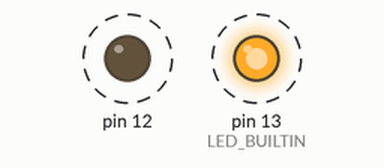
Simulated run of this sketch. Board: Arduino Uno, built with avr-gcc and run on an emulated ATmega328P. Shown: output pins drawn as LEDs (lit = HIGH). Dashed ring = blinking.

Above: at 0.5 s.
Timing chart, 0 to 4.6 s (numbered marks = the images above):
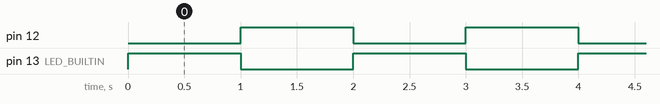

The sketch:

blink.ino
```cpp
// the setup function runs once when you press reset or power the board
void setup() {
  // initialize digital pin LED_BUILTIN as an output.
  pinMode(LED_BUILTIN, OUTPUT);
  pinMode(12, OUTPUT);
}

// the loop function runs over and over again forever
void loop() {
  digitalWrite(LED_BUILTIN, HIGH);  // turn the LED on (HIGH is the voltage level)
  digitalWrite(12, LOW);
  delay(1000);                      // wait for a second
  digitalWrite(LED_BUILTIN, LOW);   // turn the LED off by making the voltage LOW
  digitalWrite(12, HIGH);
  delay(1000);                      // wait for a second
}
```

Measured:
- by itself, pin 12, pin 13 (LED_BUILTIN): alternates HIGH for 1.0 s and LOW for 1.0 s
